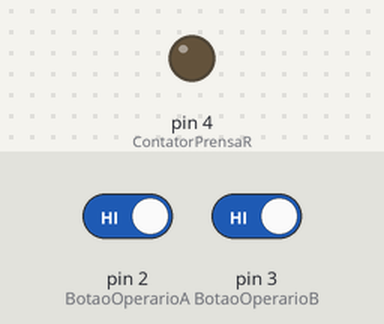
Simulated run of this sketch. Board: Arduino Uno, built with avr-gcc and run on an emulated ATmega328P. Parts: output pins drawn as LEDs (lit = HIGH). The inputs (shaded band) are chosen by the test bench; at power-on: pin 2 (BotaoOperarioA) HIGH, pin 3 (BotaoOperarioB) HIGH.

Above: at 1.2 s.
1.3 s: pin 2 (BotaoOperarioA) driven LOW and pin 3 (BotaoOperarioB) driven LOW
At 2.4 s:
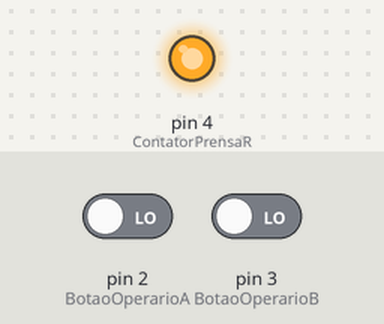
2.8 s: pin 2 (BotaoOperarioA) driven HIGH
At 4.0 s:
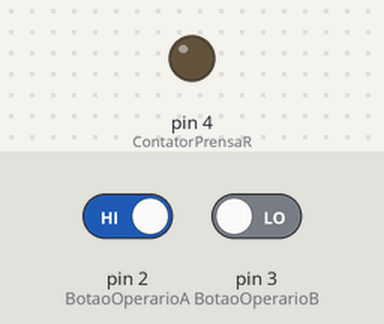
4.3 s: pin 2 (BotaoOperarioA) driven LOW
At 5.3 s:
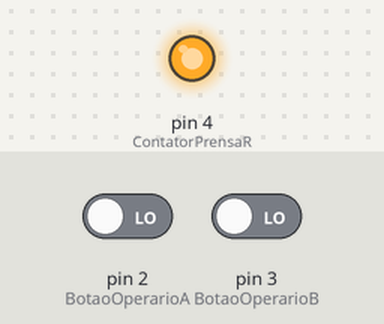
Timing chart, 0 to 7.3 s (numbered marks = the images above; inputs shaded):
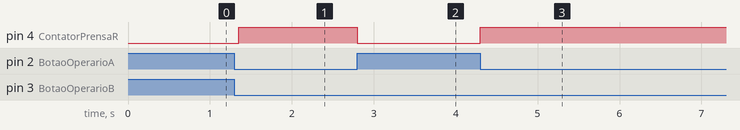

The sketch:

EX15.ino
```cpp
/* ************************************************************************

Colégio SATC
Curso Técnico em Mecatrônica
Disciplina: Sistemas Embarcados
Turma: 3191
Professor: Marcos Antonio Jeremias Coelho

Programa: Exercício 15, Controle de Segurança de Prensa Bimanual (MEF)

Autor: Augusto Bredlau Pinz
Data: 14/06/2026
Versão: 1.0

************************************************************************ */

const int EstadoAguardandoStart = 0;
const int EstadoSincronizacaoBimanual = 1;
const int EstadoPrensagemAtiva = 2;
const int EstadoAguardandoRetornoMao = 3;
const int EstadoBloqueioManobra = 4;
const int BotaoOperarioA = 2;
const int BotaoOperarioB = 3;
const int ContatorPrensaR = 4;
int EstadoAtual = EstadoAguardandoStart;
unsigned long TempoSincronismo = 0;
unsigned long TempoRetornoMao = 0;

void setup() {
  pinMode(BotaoOperarioA, INPUT_PULLUP);
  pinMode(BotaoOperarioB, INPUT_PULLUP);
  pinMode(ContatorPrensaR, OUTPUT);
  desligarAtuadores();
}

void loop() {
  switch (EstadoAtual) {

    case EstadoAguardandoStart:
      desligarAtuadores();
      if (digitalRead(BotaoOperarioA) == LOW || digitalRead(BotaoOperarioB) == LOW) {
        TempoSincronismo = millis();
        EstadoAtual = EstadoSincronizacaoBimanual;
      }
      break;

    case EstadoSincronizacaoBimanual:
      if (digitalRead(BotaoOperarioA) == LOW && digitalRead(BotaoOperarioB) == LOW) {
        digitalWrite(ContatorPrensaR, HIGH);
        EstadoAtual = EstadoPrensagemAtiva;
      } else if (millis() - TempoSincronismo > 3000) {
        EstadoAtual = EstadoBloqueioManobra;
      }
      break;

    case EstadoPrensagemAtiva:
      if (digitalRead(BotaoOperarioA) == HIGH || digitalRead(BotaoOperarioB) == HIGH) {
        digitalWrite(ContatorPrensaR, LOW);
        TempoRetornoMao = millis();
        EstadoAtual = EstadoAguardandoRetornoMao;
      }
      break;

    case EstadoAguardandoRetornoMao:
      if (digitalRead(BotaoOperarioA) == LOW && digitalRead(BotaoOperarioB) == LOW) {
        digitalWrite(ContatorPrensaR, HIGH);
        EstadoAtual = EstadoPrensagemAtiva;
      } else if (millis() - TempoRetornoMao > 3000) {
        EstadoAtual = EstadoBloqueioManobra;
      }
      break;

    case EstadoBloqueioManobra:
      desligarAtuadores();
      if (digitalRead(BotaoOperarioA) == HIGH && digitalRead(BotaoOperarioB) == HIGH) {
        EstadoAtual = EstadoAguardandoStart;
      }
      break;
  }
  delay(50);
}

void desligarAtuadores() {
  digitalWrite(ContatorPrensaR, LOW);
}
```

Measured:
- after the input at 1.3 s, pin 4 (ContatorPrensaR): LOW → HIGH after 0.05 s
- after the input at 2.8 s, pin 4 (ContatorPrensaR): HIGH → LOW at once
- after the input at 4.3 s, pin 4 (ContatorPrensaR): LOW → HIGH at once
